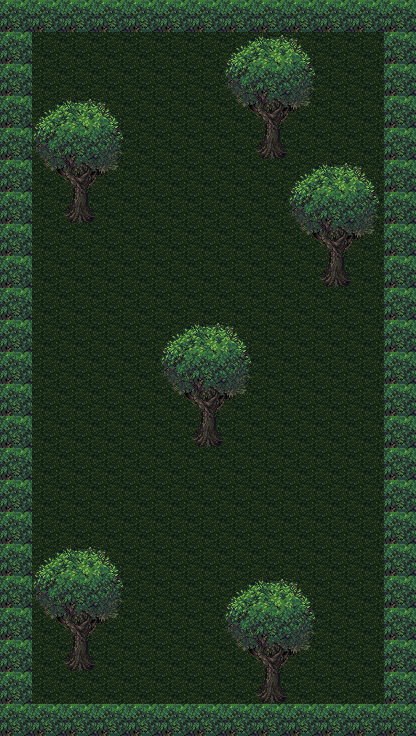

Tiled map render using the project's own tile images. Description and the whole map definition, tile-layer contents included, below:
An orthogonal 13x23 tile map with 32x32 px tiles, 2 tile layers (sol, arbres).

<map version="1.0" tiledversion="1.1.1" orientation="orthogonal" renderorder="right-down" width="13" height="23" tilewidth="32" tileheight="32" infinite="0" nextobjectid="1">
 <tileset firstgid="1" name="jungle" tilewidth="32" tileheight="32" tilecount="12" columns="4">
  <image source="../assets/jungle.png" width="129" height="119" />
 </tileset>
 <layer name="sol" width="13" height="23">
  <data encoding="csv">
4,4,4,4,4,4,4,4,4,4,4,4,4,
4,4,4,4,4,4,4,4,4,4,4,4,4,
4,4,4,4,4,4,4,4,4,4,4,4,4,
4,4,4,4,4,4,4,4,4,4,4,4,4,
4,4,4,4,4,4,4,4,4,4,4,4,4,
4,4,4,4,4,4,4,4,4,4,4,4,4,
4,4,4,4,4,4,4,4,4,4,4,4,4,
4,4,4,4,4,4,4,4,4,4,4,4,4,
4,4,4,4,4,4,4,4,4,4,4,4,4,
4,4,4,4,4,4,4,4,4,4,4,4,4,
4,4,4,4,4,4,4,4,4,4,4,4,4,
4,4,4,4,4,4,4,4,4,4,4,4,4,
4,4,4,4,4,4,4,4,4,4,4,4,4,
4,4,4,4,4,4,4,4,4,4,4,4,4,
4,4,4,4,4,4,4,4,4,4,4,4,4,
4,4,4,4,4,4,4,4,4,4,4,4,4,
4,4,4,4,4,4,4,4,4,4,4,4,4,
4,4,4,4,4,4,4,4,4,4,4,4,4,
4,4,4,4,4,4,4,4,4,4,4,4,4,
4,4,4,4,4,4,4,4,4,4,4,4,4,
4,4,4,4,4,4,4,4,4,4,4,4,4,
4,4,4,4,4,4,4,4,4,4,4,4,4,
4,4,4,4,4,4,4,4,4,4,4,4,4
</data>
 </layer>
 <layer name="arbres" width="13" height="23">
  <data encoding="csv">
6,6,6,6,6,6,6,6,6,6,6,6,6,
6,0,0,0,0,0,0,1,2,3,0,0,6,
6,0,0,0,0,0,0,5,6,7,0,0,6,
6,1,2,3,0,0,0,9,10,11,0,0,6,
6,5,6,7,0,0,0,0,8,0,0,0,6,
6,9,10,11,0,0,0,0,0,1,2,3,6,
6,0,8,0,0,0,0,0,0,5,6,7,6,
6,0,0,0,0,0,0,0,0,9,10,11,6,
6,0,0,0,0,0,0,0,0,0,8,0,6,
6,0,0,0,0,0,0,0,0,0,0,0,6,
6,0,0,0,0,1,2,3,0,0,0,0,6,
6,0,0,0,0,5,6,7,0,0,0,0,6,
6,0,0,0,0,9,10,11,0,0,0,0,6,
6,0,0,0,0,0,8,0,0,0,0,0,6,
6,0,0,0,0,0,0,0,0,0,0,0,6,
6,0,0,0,0,0,0,0,0,0,0,0,6,
6,0,0,0,0,0,0,0,0,0,0,0,6,
6,1,2,3,0,0,0,0,0,0,0,0,6,
6,5,6,7,0,0,0,1,2,3,0,0,6,
6,9,10,11,0,0,0,5,6,7,0,0,6,
6,0,8,0,0,0,0,9,10,11,0,0,6,
6,0,0,0,0,0,0,0,8,0,0,0,6,
6,6,6,6,6,6,6,6,6,6,6,6,6
</data>
 </layer>
</map>
